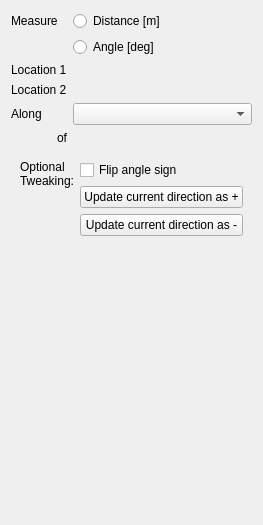
<?xml version="1.0" encoding="UTF-8"?>
<ui version="4.0">
 <class>MeasurementWidget</class>
 <widget class="QWidget" name="MeasurementWidget">
  <property name="geometry">
   <rect>
    <x>0</x>
    <y>0</y>
    <width>258</width>
    <height>525</height>
   </rect>
  </property>
  <property name="windowTitle">
   <string>Form</string>
  </property>
  <layout class="QGridLayout" name="gridLayout_2">
   <item row="0" column="0">
    <widget class="QLabel" name="label_4">
     <property name="text">
      <string>Measure</string>
     </property>
    </widget>
   </item>
   <item row="0" column="1">
    <widget class="QRadioButton" name="rbDistance">
     <property name="text">
      <string>Distance [m]</string>
     </property>
    </widget>
   </item>
   <item row="1" column="1">
    <widget class="QRadioButton" name="rbAngle">
     <property name="text">
      <string>Angle [deg]</string>
     </property>
    </widget>
   </item>
   <item row="2" column="0">
    <widget class="QLabel" name="label_2">
     <property name="text">
      <string>Location 1</string>
     </property>
    </widget>
   </item>
   <item row="2" column="1">
    <widget class="QNodePicker" name="npPoint1" native="true">
     <property name="sizePolicy">
      <sizepolicy hsizetype="MinimumExpanding" vsizetype="Preferred">
       <horstretch>0</horstretch>
       <verstretch>0</verstretch>
      </sizepolicy>
     </property>
    </widget>
   </item>
   <item row="3" column="0">
    <widget class="QLabel" name="label_3">
     <property name="text">
      <string>Location 2</string>
     </property>
    </widget>
   </item>
   <item row="3" column="1">
    <widget class="QNodePicker" name="npPoint2" native="true">
     <property name="sizePolicy">
      <sizepolicy hsizetype="MinimumExpanding" vsizetype="Preferred">
       <horstretch>0</horstretch>
       <verstretch>0</verstretch>
      </sizepolicy>
     </property>
    </widget>
   </item>
   <item row="4" column="0">
    <widget class="QLabel" name="label">
     <property name="text">
      <string>Along</string>
     </property>
    </widget>
   </item>
   <item row="4" column="1">
    <widget class="QComboBox" name="cbDirection"/>
   </item>
   <item row="5" column="0">
    <widget class="QLabel" name="label_5">
     <property name="text">
      <string>of</string>
     </property>
     <property name="alignment">
      <set>Qt::AlignRight|Qt::AlignTrailing|Qt::AlignVCenter</set>
     </property>
    </widget>
   </item>
   <item row="5" column="1">
    <widget class="QNodePicker" name="npFrame" native="true">
     <property name="sizePolicy">
      <sizepolicy hsizetype="MinimumExpanding" vsizetype="Preferred">
       <horstretch>0</horstretch>
       <verstretch>0</verstretch>
      </sizepolicy>
     </property>
    </widget>
   </item>
   <item row="6" column="0" colspan="2">
    <widget class="QWidget" name="widget_advanced" native="true">
     <layout class="QGridLayout" name="gridLayout">
      <item row="3" column="1">
       <widget class="QPushButton" name="pbUpdateInverted">
        <property name="text">
         <string>Update current direction as -</string>
        </property>
       </widget>
      </item>
      <item row="2" column="1">
       <widget class="QPushButton" name="pbUpdatePos">
        <property name="text">
         <string>Update current direction as +</string>
        </property>
       </widget>
      </item>
      <item row="1" column="1">
       <widget class="QCheckBox" name="cbFlipAngleDirection">
        <property name="text">
         <string>Flip angle sign</string>
        </property>
       </widget>
      </item>
      <item row="1" column="0" rowspan="3">
       <widget class="QLabel" name="label_6">
        <property name="text">
         <string>Optional
Tweaking:</string>
        </property>
        <property name="alignment">
         <set>Qt::AlignLeading|Qt::AlignLeft|Qt::AlignTop</set>
        </property>
       </widget>
      </item>
     </layout>
    </widget>
   </item>
   <item row="7" column="1">
    <spacer name="verticalSpacer">
     <property name="orientation">
      <enum>Qt::Vertical</enum>
     </property>
     <property name="sizeHint" stdset="0">
      <size>
       <width>161</width>
       <height>255</height>
      </size>
     </property>
    </spacer>
   </item>
  </layout>
 </widget>
 <customwidgets>
  <customwidget>
   <class>QNodePicker</class>
   <extends>QWidget</extends>
   <header>DAVE.gui.helpers.qnodepicker</header>
   <container>1</container>
  </customwidget>
 </customwidgets>
 <tabstops>
  <tabstop>rbDistance</tabstop>
  <tabstop>rbAngle</tabstop>
  <tabstop>cbDirection</tabstop>
  <tabstop>pbUpdatePos</tabstop>
 </tabstops>
 <resources/>
 <connections/>
</ui>
